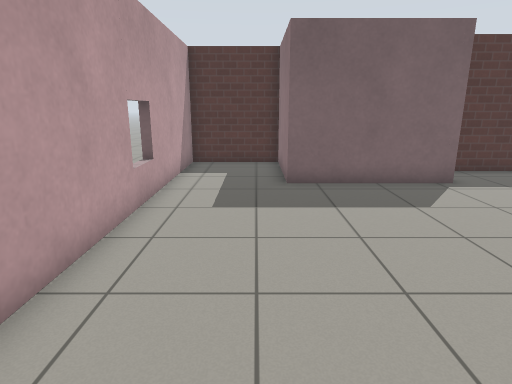
view 1 (above)

14 first-person views from a walk through a Gazebo world. The camera is 1.2 m above the floor, tilts 14° down and sees 75° across. The floor is counted in squares, 0.5 m on a side. Each view is taken from the middle of a square. On the plan, view 1 faces up. The plan holds only what a view shows up to about 19 squares ahead; the rest is blank. Gazebo's built-in surfaces are drawn with simple patterns.

view 2
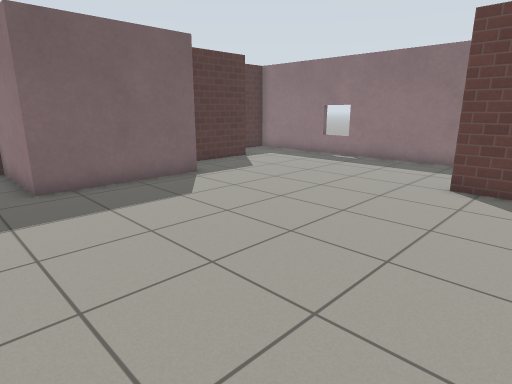

view 3
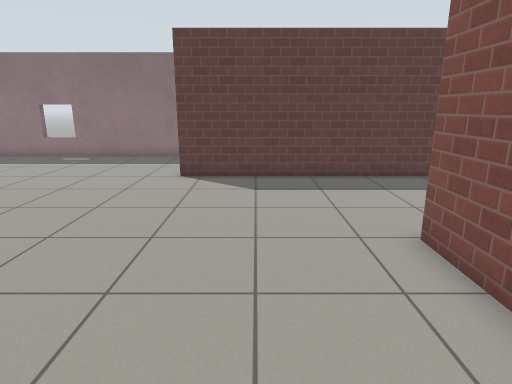

view 4
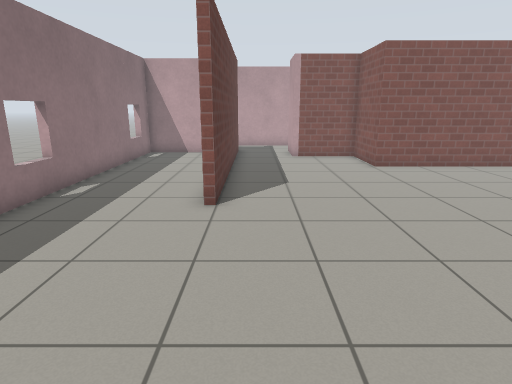

view 5
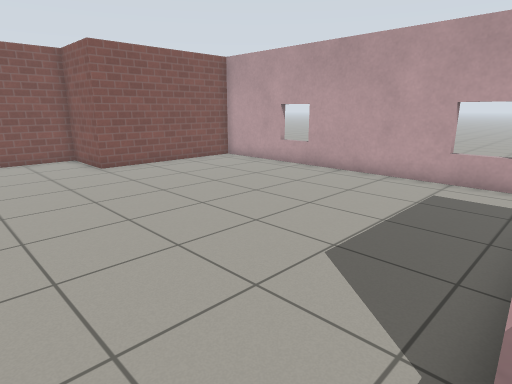

view 6
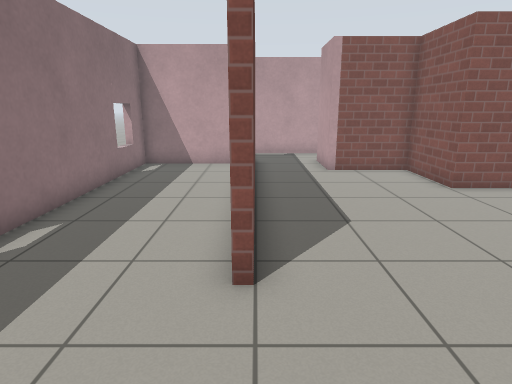

view 7
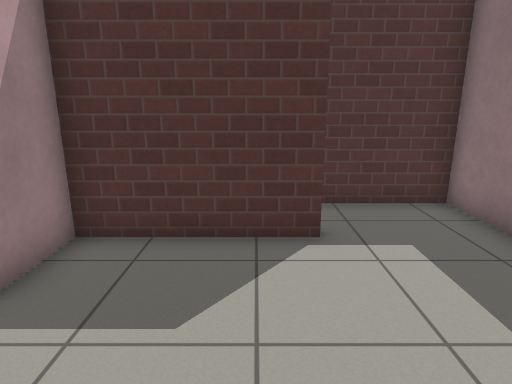

view 8
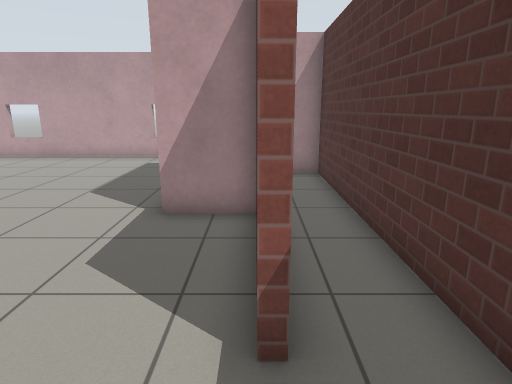

view 9
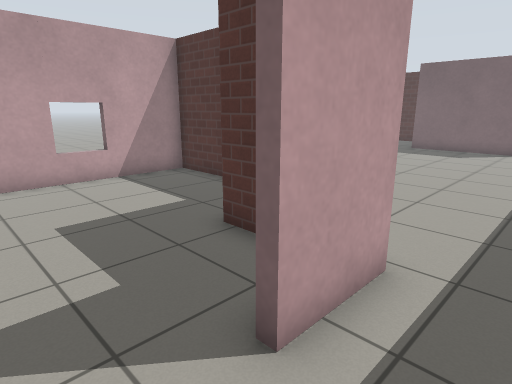

view 10
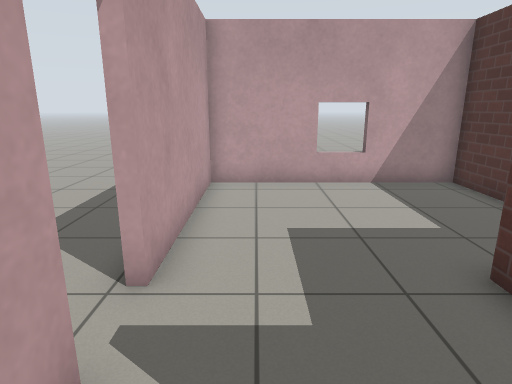

view 11
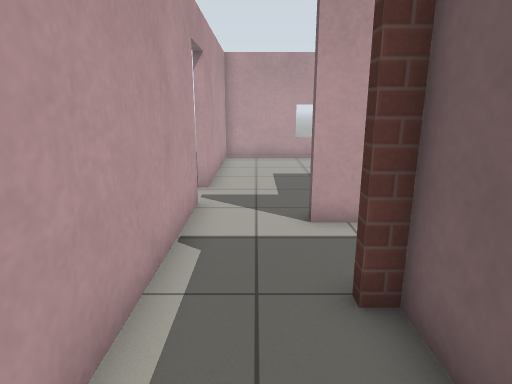

view 12
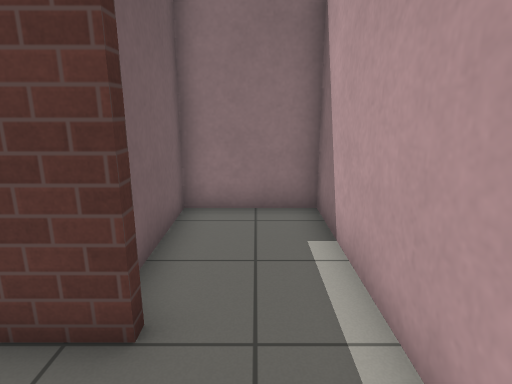

view 13
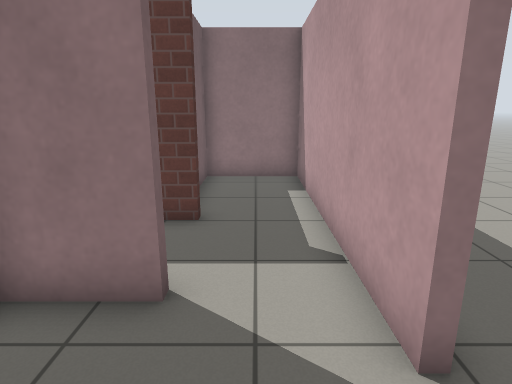

view 14
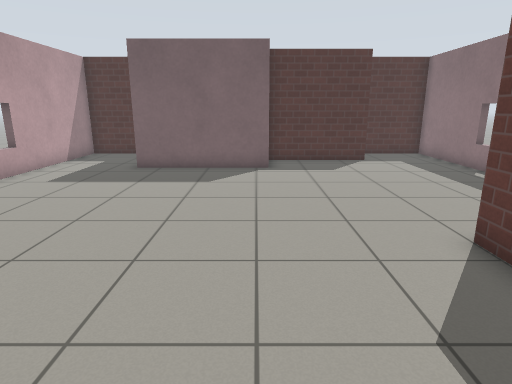

### Floor plan
Ten units are one square. View 1 is at (0, 0); x grows to the right and y downward. Boxes are objects, and circles mark ways between rooms. Rooms are numbered by the first view taken in them; rooms with no view inside come last. Other rooms are left out.
<svg viewBox="-34 -159 189 284">
<path fill="none" stroke="#000" d="M113 -130 65 -130 65 -108 10 -108 10 -154 -29 -154 -29 31 39 31 39 63 71 63M100 66 100 -29M111 79 150 79 150 -124M150 -124 150 -154 13 -154M46 66 35 66M68 89 68 68M71 63 71 89M55 115 150 115 150 82 103 82 103 88M100 88 100 66M-2 34 -29 34 -29 115 39 115"/>
<circle cx="130" cy="-130" r="3" fill="#2a7"/>
<circle cx="85" cy="75" r="3" fill="#2a7"/>
<text x="60" y="-40">1</text>
<text x="70" y="-140">2</text>
<text x="40" y="80">3</text>
</svg>
Room 1 opens to room 2. Room 1 opens to room 3.

Where each view was taken, in squares from view 1:
view 1: 0 up, 0 right, facing up
view 2: 0 up, 1 left, facing up-right
view 3: 0 up, 2 left, facing right
view 4: 11 up, 9 right, facing down
view 5: 11 up, 9 right, facing down-left
view 6: 7 up, 10 right, facing down
view 7: 7 up, 10 right, facing up
view 8: 13 up, 14 right, facing left
view 9: 11 down, 9 right, facing up-left
view 10: 10 down, 8 right, facing left
view 11: 10 down, 14 right, facing left
view 12: 10 down, 7 right, facing right
view 13: 10 down, 3 right, facing right
view 14: 3 down, 6 right, facing up
